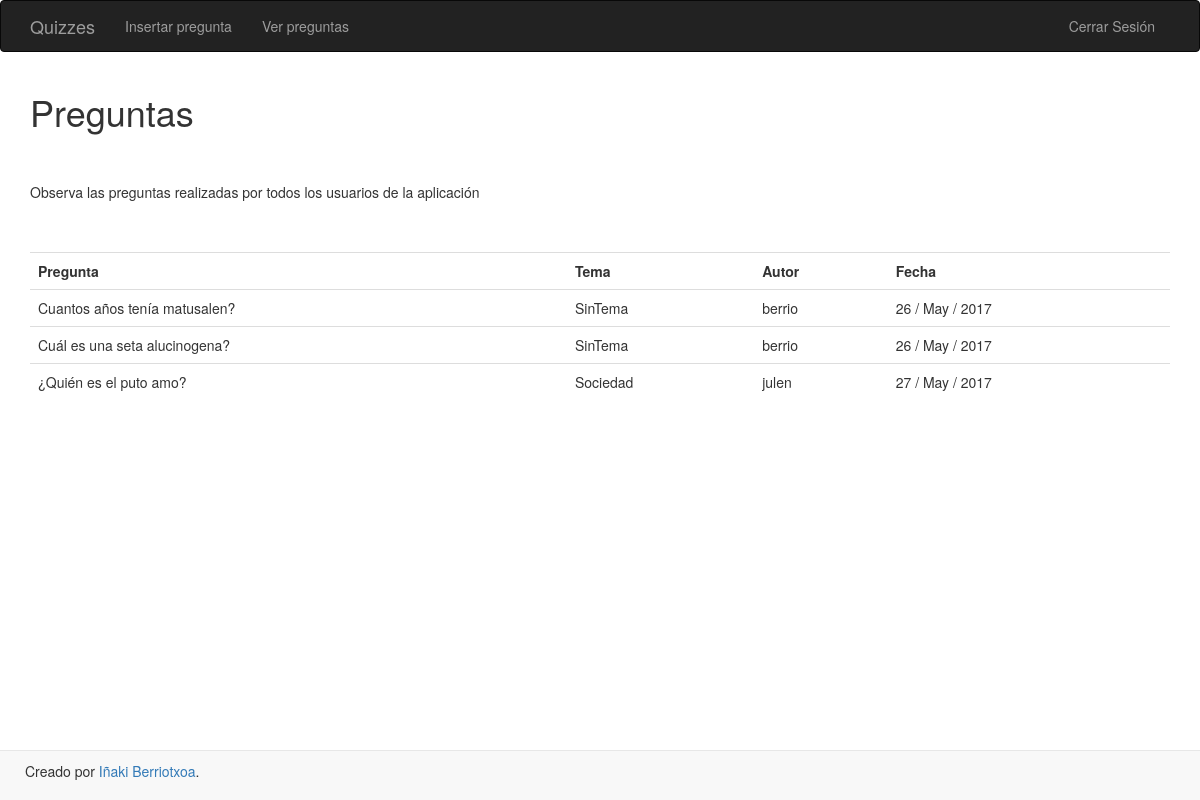
The page /quizzes/allquizzes/ (signed in) on the database its author committed.
### quizzes/models.py (models this page shows)
class Quizz(models.Model):
    pregunta = models.TextField()
    tema = models.TextField(default="SinTema")
    respuesta1 = models.TextField()
    respuesta2 = models.TextField()
    respuesta3 = models.TextField()
    fecha_pub = models.DateTimeField()
    autor = models.ForeignKey(User)
    respuesta_correcta = models.IntegerField(default=1)
    def fecha_formato(self):
        return self.fecha_pub.strftime('%e / %b / %Y')

### quizzes/views.py (the view)
@login_required
def allquizzes(request):
    quizzes = Quizz.objects
    return render(request, 'quizzes/allquizzes.html', {'quizzes':quizzes})

### quizzes/templates/quizzes/allquizzes.html
{% extends 'base.html' %}
{% block content%}
<h1>Preguntas</h1><br/><br/>
<p>Observa las preguntas realizadas por todos los usuarios de la aplicación</p><br/><br/>
<table class="table">
    <tr>
        <th>Pregunta</th>
        <th>Tema</th>
        <th>Autor</th>
        <th>Fecha</th>
    </tr>
{% for quizz in quizzes.all %}
    <tr>
        <td>{{ quizz.pregunta }}</td>
        <td>{{ quizz.tema }}</td>
        <td>{{ quizz.autor.username }}</td>
        <td>{{ quizz.fecha_formato}}</td>
    </tr>
{% endfor %}
</table>
{% endblock %}

### rows shown on the page
Quizz: pregunta "Cuantos años tenía matusalen?", tema "SinTema", autor.username "berrio", fecha_formato "26 / May / 2017"
Quizz: pregunta "Cuál es una seta alucinogena?", tema "SinTema", autor.username "berrio", fecha_formato "26 / May / 2017"
Quizz: pregunta "¿Quién es el puto amo?", tema "Sociedad", autor.username "julen", fecha_formato "27 / May / 2017"
